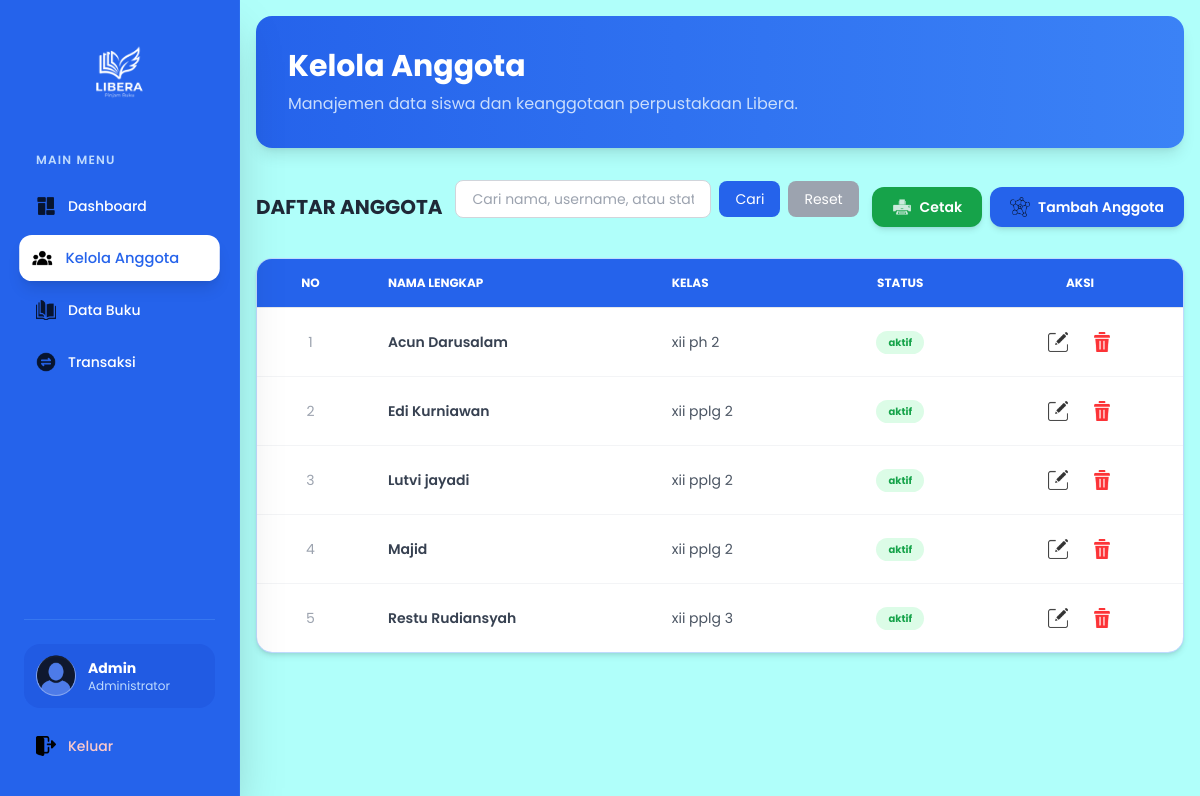
Page /admin/kelola_anggota.php on the committed database.
### tables this page shows
CREATE TABLE `users` (
  `id_users` int(11) NOT NULL,
  `nama` varchar(100) NOT NULL,
  `kelas` varchar(100) DEFAULT NULL,
  `username` varchar(100) NOT NULL,
  `password` varchar(100) NOT NULL,
  `level` enum('admin','siswa') NOT NULL,
  `status` enum('aktif','non_aktif') NOT NULL,
  `last_login` datetime DEFAULT NULL,
  `created_at` timestamp NOT NULL DEFAULT current_timestamp()
);

### admin/kelola_anggota.php (the view, shortened to what this page needs)
<?php
include '../config/koneksi.php';
$query = "SELECT * FROM users WHERE level='siswa' ORDER BY nama ASC";
$keyword = isset($_GET['cari']) ? trim($_GET['cari']) : "";
if (!empty($keyword)) {
    $keyword = mysqli_real_escape_string($koneksi, $keyword);
    $query = "SELECT * FROM users
              WHERE level='siswa'
              AND (
                  nama LIKE '%$keyword%'
                  OR username LIKE '%$keyword%'
                  OR status LIKE '%$keyword%'
              )
              ORDER BY nama ASC";
} else {
    $query = "SELECT * FROM users
              WHERE level='siswa'
              ORDER BY nama ASC";
}
$result = mysqli_query($koneksi, $query);
?>
<!DOCTYPE html>
<html lang="en">
<head>
    <script src="https://cdn.tailwindcss.com"></script>
</head>
<body class="bg-[#B0FFFA]">
    <?php include 'partials/sidebar.php'; ?>
    <main class="ml-60 p-4 min-h-screen">
        <section>
            <div class="bg-gradient-to-r from-blue-600 to-blue-500 p-8 rounded-2xl shadow-lg text-white mb-8">
                <h2 class="text-3xl font-bold mb-2">Kelola Anggota</h2>
                <p class="text-blue-100 opacity-90">
                    Manajemen data siswa dan keanggotaan perpustakaan Libera.
                </p>
            </div>
            <div class="flex justify-between items-center mb-6">
                <h2 class="text-xl font-bold text-gray-800">DAFTAR ANGGOTA</h2>
                <form method="GET" class="mb-4 flex items-center gap-2">
                    <input type="text" name="cari" placeholder="Cari nama, username, atau status..."
                        value="<?php echo isset($_GET['cari']) ? htmlspecialchars($_GET['cari']) : ''; ?>"
                        class="px-4 py-2 rounded-lg border border-gray-300 text-sm w-64">
                    <button type="submit" class="px-4 py-2 bg-blue-600 text-white rounded-lg text-sm">
                        Cari
                    </button>
                    <a href="kelola_anggota.php"
                        class="px-4 py-2 bg-gray-400 text-white rounded-lg hover:bg-gray-500 text-sm">
                        Reset
                    </a>
                </form>
                <div class="flex gap-2">
                    <a href="../resources/cetak/cetak_anggota.php?cari=<?php echo isset($_GET['cari']) ? urlencode($_GET['cari']) : ''; ?>"
                        target="_blank"
                        class="flex items-center gap-2 px-5 py-2.5 bg-green-600 text-white font-semibold rounded-xl hover:bg-green-700 transition-all shadow-md hover:shadow-lg text-sm">
                        <img src="../resources/img/cetak.png" class="w-5 h-5 opacity-80">
                        Cetak
                    </a>
                    <a href="../admin/tambah_anggota.php"
                        class="flex items-center gap-2 px-5 py-2.5 bg-blue-600 text-white font-semibold rounded-xl hover:bg-blue-700 transition-all shadow-md hover:shadow-lg text-sm">
                        <img src="../resources/img/tambah.png" class="w-5 h-5 opacity-80">
                        Tambah Anggota
                    </a>
                </div>
            </div>
            <div class="mt-4 relative overflow-hidden bg-blue-300 shadow-md rounded-2xl border border-blue-200">
                <table class="w-full text-sm text-left text-gray-600">
                    <thead class="text-xs uppercase bg-blue-600 text-white border-b border-gray-200">
                        <tr>
                            <th class="px-6 py-4 font-bold text-center">No</th>
                            <th class="px-6 py-4 font-bold">Nama Lengkap</th>
                            <th class="px-6 py-4 font-bold">Kelas</th>
                            <th class="px-6 py-4 font-bold text-center">Status</th>
                            <th class="px-6 py-4 font-bold text-center">Aksi</th>
                        </tr>
                    </thead>
                    <tbody class="divide-y divide-gray-100 bg-white">
                        <?php
                        $no = 1;
                        if (mysqli_num_rows($result) > 0) {
                            while ($data = mysqli_fetch_assoc($result)) {
                                $status_class = ($data['status'] == 'aktif')
                                    ? 'bg-green-100 text-green-600'
                                    : 'bg-red-100 text-red-600';
                                ?>
                                <tr class="hover:bg-blue-50/50 transition-colors border-b border-gray-100">
                                    <td class="px-6 py-4 text-center text-gray-400"><?php echo $no++; ?></td>
                                    <td class="px-6 py-4">
                                        <div class="font-semibold text-gray-700"><?php echo $data['nama']; ?></div>
                                    </td>
                                    <td class="px-6 py-4 text-gray-600">
                                        <?php echo $data['kelas']; ?>
                                    </td>
                                    <td class="px-6 py-4 text-center">
                                        <span class="px-3 py-1 rounded-full text-[10px] font-bold <?php echo $status_class; ?>">
                                            <?php echo $data['status']; ?>
                                        </span>
                                    </td>
                                    <td class="px-6 py-4 text-center">
                                        <div class="flex justify-center gap-2">
                                            <a href="edit_anggota.php?id=<?php echo $data['id_users']; ?>"
                                                class="p-2 text-blue-600 hover:bg-blue-100 rounded-lg">
                                                <img src="../resources/img/edit.png" class="w-5 h-5 opacity-80">
                                            </a>
                                            <a href="../aksi/aksi_hapus_anggota.php?id=<?php echo $data['id_users']; ?>"
                                                onclick="return confirm('Yakin ingin menghapus user ini?')"
                                                class="p-2 text-red-500 hover:bg-red-50 rounded-lg">
                                                <img src="../resources/img/hapus2.png" class="w-5 h-5 opacity-80">
                                            </a>
                                        </div>
                                    </td>
                                </tr>
                                <?php
                            }
                        }
                        ?>
                    </tbody>
                </table>
            </div>
        </section>
    </main>
</body>
</html>

### admin/kelola_anggota.php (style rules this page uses)
body { font-family: 'Poppins', sans-serif; }

### rows in the picture
users: nama "Acun Darusalam", kelas "xii ph 2", status "aktif"
users: nama "Edi Kurniawan", kelas "xii pplg 2", status "aktif"
users: nama "Lutvi jayadi", kelas "xii pplg 2", status "aktif"
users: nama "Majid", kelas "xii pplg 2", status "aktif"
users: nama "Restu Rudiansyah", kelas "xii pplg 3", status "aktif"

### other values in the picture
$_SESSION['username'] "Admin"
